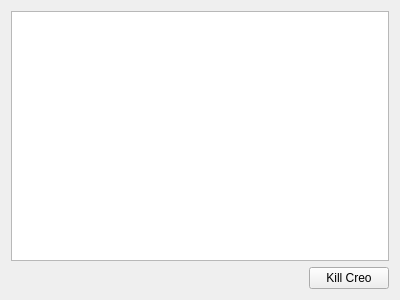
<?xml version="1.0" encoding="UTF-8"?>
<ui version="4.0">
 <class>frm_kill_creo</class>
 <widget class="QWidget" name="frm_kill_creo">
  <property name="geometry">
   <rect>
    <x>0</x>
    <y>0</y>
    <width>400</width>
    <height>300</height>
   </rect>
  </property>
  <property name="minimumSize">
   <size>
    <width>400</width>
    <height>300</height>
   </size>
  </property>
  <property name="maximumSize">
   <size>
    <width>400</width>
    <height>300</height>
   </size>
  </property>
  <property name="windowTitle">
   <string>Kill Creo</string>
  </property>
  <layout class="QHBoxLayout" name="horizontalLayout_2">
   <item>
    <layout class="QVBoxLayout" name="verticalLayout">
     <item>
      <widget class="QListWidget" name="list_result"/>
     </item>
     <item>
      <layout class="QHBoxLayout" name="horizontalLayout">
       <item>
        <spacer name="horizontalSpacer">
         <property name="orientation">
          <enum>Qt::Horizontal</enum>
         </property>
         <property name="sizeHint" stdset="0">
          <size>
           <width>40</width>
           <height>20</height>
          </size>
         </property>
        </spacer>
       </item>
       <item>
        <widget class="QPushButton" name="btn_kill">
         <property name="text">
          <string>Kill Creo</string>
         </property>
        </widget>
       </item>
      </layout>
     </item>
    </layout>
   </item>
  </layout>
 </widget>
 <resources/>
 <connections/>
</ui>
